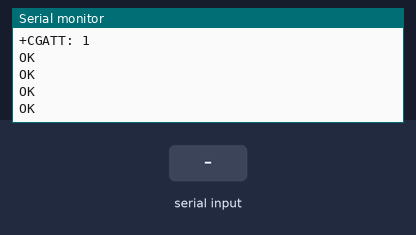
Recording of a sketch running on a simulated Arduino Uno, built with avr-gcc and run on an emulated ATmega328P. Shown: the last lines printed to the serial monitor. The test bench sets the inputs (shaded band). The modem accepts every AT command (registered, SIM ready, sends succeed) and sends nothing else.

Above: at 9.3 s.
9.4 s: "1" received over the second serial link
At 11.4 s:
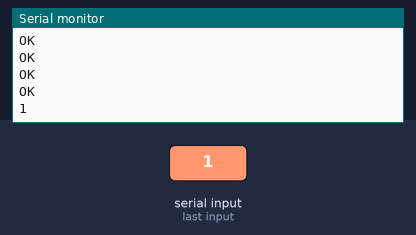
11.7 s: "0" received over the second serial link
At 13.4 s:
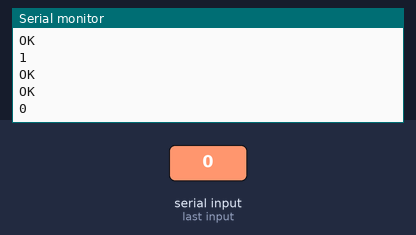

Measured:
- after the input at 9.4 s, the serial monitor: prints a new line after 0.82 s (image 1)
- after the input at 11.7 s, the serial monitor: prints a new line after 0.63 s (image 2)

The sketch:

gprs_mysql.ino
```cpp
#include<SoftwareSerial.h>
SoftwareSerial serial(10,11);


void setup() {
serial.begin(9600);
Serial.begin(9600);
Serial.println("Config SIM808...");
delay(2000);
Serial.println("Done!...");
serial.flush();
Serial.flush();

serial.println("AT+CGATT?");
delay(100);
toSerial();

  serial.println("AT+SAPBR=3,1,\"CONTYPE\",\"GPRS\"");
  delay(2000);
  toSerial();

  // bearer settings
  serial.println("AT+SAPBR=3,1,\"APN\",\"taif\"");
  delay(2000);
  toSerial();

  // bearer settings
  serial.println("AT+SAPBR=1,1");
  delay(2000);
  toSerial();
}

void loop() {

    Http();

}
void Http(){
  serial.println("AT+HTTPINIT");
  delay(2000);
  toSerial();
  float a=10.10;
  float b=20.20;
  serial.print("AT+HTTPPARA=\"URL\",\"rissuuuu.000webhostapp.com/iot.php?data1=");
  serial.print(a);
  serial.print(",");
  serial.print(b);
  serial.print( "\"\r\n");
  serial.print("AT+HTTPPARA=\"CID\",1\r\n");
  delay(2000);
   toSerial();

   // set http action type 0 = GET, 1 = POST, 2 = HEAD
   serial.println("AT+HTTPACTION=1");
   delay(6000);
   toSerial();

   // read server response
   serial.println("AT+HTTPREAD");
   delay(1000);
   toSerial();

   serial.println("");
   serial.println("AT+HTTPTERM");
   toSerial();
   delay(300);

   serial.println("");
   delay(10000);
}

void toSerial()
{
  while(serial.available()!=0)
  {
    Serial.write(serial.read());
  }


}
```
